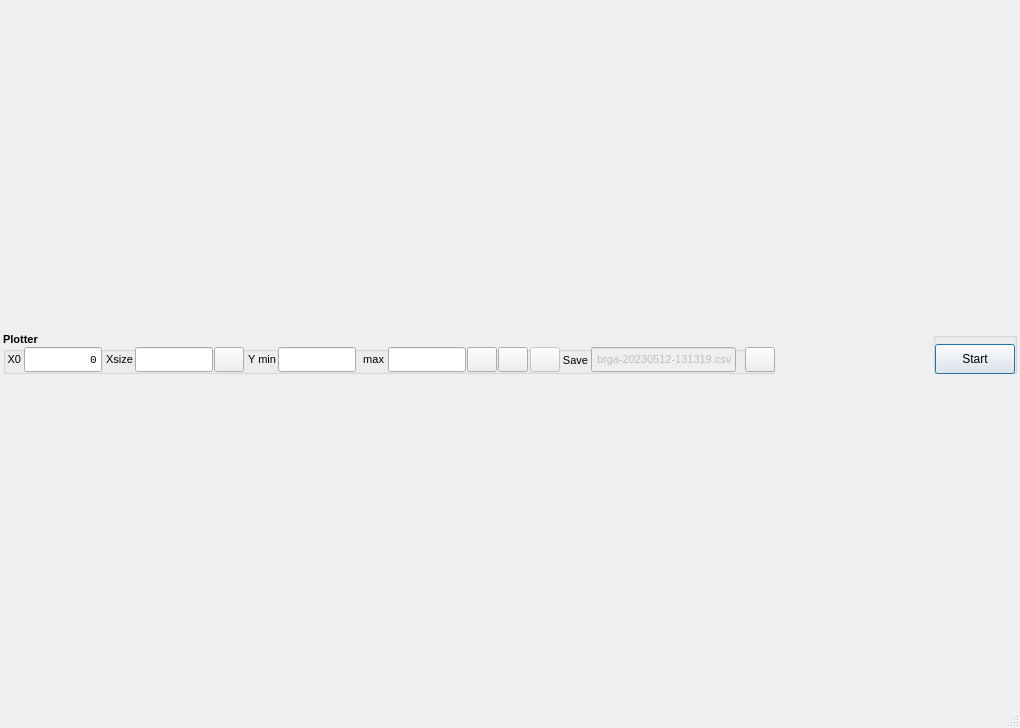
<?xml version="1.0" encoding="UTF-8"?>
<ui version="4.0">
 <author>Wocson</author>
 <class>MainWindow</class>
 <widget class="QMainWindow" name="MainWindow">
  <property name="geometry">
   <rect>
    <x>0</x>
    <y>0</y>
    <width>1020</width>
    <height>728</height>
   </rect>
  </property>
  <property name="sizePolicy">
   <sizepolicy hsizetype="Expanding" vsizetype="Expanding">
    <horstretch>100</horstretch>
    <verstretch>100</verstretch>
   </sizepolicy>
  </property>
  <property name="minimumSize">
   <size>
    <width>1020</width>
    <height>700</height>
   </size>
  </property>
  <property name="font">
   <font>
    <pointsize>8</pointsize>
   </font>
  </property>
  <property name="windowTitle">
   <string>BRGA</string>
  </property>
  <property name="windowIcon">
   <iconset resource="icons.qrc">
    <normaloff>:/images/logo.png</normaloff>:/images/logo.png</iconset>
  </property>
  <property name="toolButtonStyle">
   <enum>Qt::ToolButtonTextBesideIcon</enum>
  </property>
  <property name="tabShape">
   <enum>QTabWidget::Triangular</enum>
  </property>
  <property name="unifiedTitleAndToolBarOnMac">
   <bool>true</bool>
  </property>
  <widget class="QWidget" name="centralWidget">
   <property name="sizePolicy">
    <sizepolicy hsizetype="Expanding" vsizetype="Expanding">
     <horstretch>100</horstretch>
     <verstretch>100</verstretch>
    </sizepolicy>
   </property>
   <property name="maximumSize">
    <size>
     <width>16777215</width>
     <height>16777215</height>
    </size>
   </property>
   <property name="sizeIncrement">
    <size>
     <width>1</width>
     <height>1</height>
    </size>
   </property>
   <layout class="QGridLayout" name="gridLayout" rowstretch="0,1">
    <property name="sizeConstraint">
     <enum>QLayout::SetMinimumSize</enum>
    </property>
    <property name="leftMargin">
     <number>3</number>
    </property>
    <property name="topMargin">
     <number>3</number>
    </property>
    <property name="rightMargin">
     <number>3</number>
    </property>
    <property name="bottomMargin">
     <number>3</number>
    </property>
    <property name="spacing">
     <number>3</number>
    </property>
    <item row="1" column="0" colspan="4">
     <layout class="QGridLayout" name="layoutGridPlot">
      <property name="sizeConstraint">
       <enum>QLayout::SetDefaultConstraint</enum>
      </property>
      <property name="spacing">
       <number>0</number>
      </property>
     </layout>
    </item>
    <item row="0" column="0" colspan="4">
     <layout class="QHBoxLayout" name="horizontalLayout">
      <property name="spacing">
       <number>3</number>
      </property>
      <property name="sizeConstraint">
       <enum>QLayout::SetMaximumSize</enum>
      </property>
      <item>
       <widget class="QGroupBox" name="groupBox_3">
        <property name="sizePolicy">
         <sizepolicy hsizetype="Fixed" vsizetype="Fixed">
          <horstretch>0</horstretch>
          <verstretch>0</verstretch>
         </sizepolicy>
        </property>
        <property name="minimumSize">
         <size>
          <width>772</width>
          <height>42</height>
         </size>
        </property>
        <property name="maximumSize">
         <size>
          <width>772</width>
          <height>42</height>
         </size>
        </property>
        <property name="font">
         <font>
          <pointsize>8</pointsize>
          <bold>true</bold>
         </font>
        </property>
        <property name="styleSheet">
         <string notr="true">border-top-color: qlineargradient(spread:pad, x1:0, y1:0, x2:1, y2:0, stop:0 rgba(0, 0, 0, 255), stop:1 rgba(255, 255, 255, 255));</string>
        </property>
        <property name="title">
         <string>Plotter</string>
        </property>
        <property name="flat">
         <bool>true</bool>
        </property>
        <widget class="QLabel" name="labelSaveTo">
         <property name="geometry">
          <rect>
           <x>559</x>
           <y>18</y>
           <width>26</width>
           <height>21</height>
          </rect>
         </property>
         <property name="sizePolicy">
          <sizepolicy hsizetype="Fixed" vsizetype="Fixed">
           <horstretch>0</horstretch>
           <verstretch>0</verstretch>
          </sizepolicy>
         </property>
         <property name="minimumSize">
          <size>
           <width>26</width>
           <height>21</height>
          </size>
         </property>
         <property name="maximumSize">
          <size>
           <width>26</width>
           <height>21</height>
          </size>
         </property>
         <property name="font">
          <font>
           <pointsize>8</pointsize>
           <bold>false</bold>
          </font>
         </property>
         <property name="text">
          <string>Save</string>
         </property>
         <property name="alignment">
          <set>Qt::AlignRight|Qt::AlignTrailing|Qt::AlignVCenter</set>
         </property>
        </widget>
        <widget class="QLineEdit" name="lineEditFileDataSave">
         <property name="enabled">
          <bool>false</bool>
         </property>
         <property name="geometry">
          <rect>
           <x>588</x>
           <y>15</y>
           <width>145</width>
           <height>25</height>
          </rect>
         </property>
         <property name="minimumSize">
          <size>
           <width>145</width>
           <height>25</height>
          </size>
         </property>
         <property name="maximumSize">
          <size>
           <width>145</width>
           <height>25</height>
          </size>
         </property>
         <property name="font">
          <font>
           <pointsize>8</pointsize>
           <bold>false</bold>
          </font>
         </property>
         <property name="toolTip">
          <string>Data save file</string>
         </property>
         <property name="statusTip">
          <string>Data save to file</string>
         </property>
         <property name="text">
          <string>brga-20230512-131319.csv</string>
         </property>
         <property name="alignment">
          <set>Qt::AlignRight|Qt::AlignTrailing|Qt::AlignVCenter</set>
         </property>
        </widget>
        <widget class="QPushButton" name="pushBClean">
         <property name="enabled">
          <bool>false</bool>
         </property>
         <property name="geometry">
          <rect>
           <x>527</x>
           <y>15</y>
           <width>30</width>
           <height>25</height>
          </rect>
         </property>
         <property name="sizePolicy">
          <sizepolicy hsizetype="Fixed" vsizetype="Fixed">
           <horstretch>0</horstretch>
           <verstretch>0</verstretch>
          </sizepolicy>
         </property>
         <property name="minimumSize">
          <size>
           <width>30</width>
           <height>25</height>
          </size>
         </property>
         <property name="maximumSize">
          <size>
           <width>30</width>
           <height>25</height>
          </size>
         </property>
         <property name="font">
          <font>
           <pointsize>8</pointsize>
          </font>
         </property>
         <property name="toolTip">
          <string>Clean Plotter</string>
         </property>
         <property name="statusTip">
          <string>Clean Plotter</string>
         </property>
         <property name="text">
          <string/>
         </property>
         <property name="icon">
          <iconset resource="btns.qrc">
           <normaloff>:/images/btnCL.png</normaloff>:/images/btnCL.png</iconset>
         </property>
        </widget>
        <widget class="QLabel" name="labelYscale">
         <property name="geometry">
          <rect>
           <x>245</x>
           <y>17</y>
           <width>28</width>
           <height>21</height>
          </rect>
         </property>
         <property name="minimumSize">
          <size>
           <width>28</width>
           <height>21</height>
          </size>
         </property>
         <property name="maximumSize">
          <size>
           <width>28</width>
           <height>21</height>
          </size>
         </property>
         <property name="font">
          <font>
           <pointsize>8</pointsize>
           <bold>false</bold>
          </font>
         </property>
         <property name="text">
          <string>Y min</string>
         </property>
         <property name="alignment">
          <set>Qt::AlignRight|Qt::AlignTrailing|Qt::AlignVCenter</set>
         </property>
        </widget>
        <widget class="QPushButton" name="pushBScaleX">
         <property name="geometry">
          <rect>
           <x>211</x>
           <y>15</y>
           <width>30</width>
           <height>25</height>
          </rect>
         </property>
         <property name="sizePolicy">
          <sizepolicy hsizetype="Fixed" vsizetype="Fixed">
           <horstretch>0</horstretch>
           <verstretch>0</verstretch>
          </sizepolicy>
         </property>
         <property name="minimumSize">
          <size>
           <width>30</width>
           <height>25</height>
          </size>
         </property>
         <property name="maximumSize">
          <size>
           <width>30</width>
           <height>25</height>
          </size>
         </property>
         <property name="font">
          <font>
           <pointsize>20</pointsize>
          </font>
         </property>
         <property name="toolTip">
          <string>Scale axis X</string>
         </property>
         <property name="statusTip">
          <string>Scale axis X</string>
         </property>
         <property name="layoutDirection">
          <enum>Qt::LeftToRight</enum>
         </property>
         <property name="text">
          <string/>
         </property>
         <property name="icon">
          <iconset resource="btns.qrc">
           <normaloff>:/images/btnSX.png</normaloff>:/images/btnSX.png</iconset>
         </property>
         <property name="checkable">
          <bool>false</bool>
         </property>
         <property name="flat">
          <bool>false</bool>
         </property>
        </widget>
        <widget class="QPushButton" name="pushBScale0">
         <property name="geometry">
          <rect>
           <x>495</x>
           <y>15</y>
           <width>30</width>
           <height>25</height>
          </rect>
         </property>
         <property name="sizePolicy">
          <sizepolicy hsizetype="Fixed" vsizetype="Fixed">
           <horstretch>0</horstretch>
           <verstretch>0</verstretch>
          </sizepolicy>
         </property>
         <property name="minimumSize">
          <size>
           <width>30</width>
           <height>25</height>
          </size>
         </property>
         <property name="maximumSize">
          <size>
           <width>30</width>
           <height>25</height>
          </size>
         </property>
         <property name="font">
          <font>
           <pointsize>8</pointsize>
          </font>
         </property>
         <property name="toolTip">
          <string>Set defaults value for plot</string>
         </property>
         <property name="statusTip">
          <string>Set defaults value for plot</string>
         </property>
         <property name="layoutDirection">
          <enum>Qt::LeftToRight</enum>
         </property>
         <property name="text">
          <string/>
         </property>
         <property name="icon">
          <iconset resource="btns.qrc">
           <normaloff>:/images/btnS0.png</normaloff>:/images/btnS0.png</iconset>
         </property>
         <property name="checkable">
          <bool>false</bool>
         </property>
         <property name="flat">
          <bool>false</bool>
         </property>
        </widget>
        <widget class="QLabel" name="labelX0">
         <property name="geometry">
          <rect>
           <x>0</x>
           <y>17</y>
           <width>18</width>
           <height>21</height>
          </rect>
         </property>
         <property name="minimumSize">
          <size>
           <width>18</width>
           <height>21</height>
          </size>
         </property>
         <property name="maximumSize">
          <size>
           <width>18</width>
           <height>21</height>
          </size>
         </property>
         <property name="font">
          <font>
           <pointsize>8</pointsize>
           <bold>false</bold>
          </font>
         </property>
         <property name="text">
          <string>X0</string>
         </property>
         <property name="alignment">
          <set>Qt::AlignRight|Qt::AlignTrailing|Qt::AlignVCenter</set>
         </property>
        </widget>
        <widget class="QLineEdit" name="lineEditAxX0">
         <property name="enabled">
          <bool>true</bool>
         </property>
         <property name="geometry">
          <rect>
           <x>21</x>
           <y>15</y>
           <width>78</width>
           <height>25</height>
          </rect>
         </property>
         <property name="sizePolicy">
          <sizepolicy hsizetype="Fixed" vsizetype="Fixed">
           <horstretch>0</horstretch>
           <verstretch>0</verstretch>
          </sizepolicy>
         </property>
         <property name="minimumSize">
          <size>
           <width>78</width>
           <height>25</height>
          </size>
         </property>
         <property name="maximumSize">
          <size>
           <width>78</width>
           <height>25</height>
          </size>
         </property>
         <property name="font">
          <font>
           <family>Liberation Mono</family>
           <pointsize>8</pointsize>
           <bold>false</bold>
          </font>
         </property>
         <property name="toolTip">
          <string>min value axis Y</string>
         </property>
         <property name="statusTip">
          <string>min value axis Y</string>
         </property>
         <property name="text">
          <string>0</string>
         </property>
         <property name="maxLength">
          <number>65500</number>
         </property>
         <property name="alignment">
          <set>Qt::AlignRight|Qt::AlignTrailing|Qt::AlignVCenter</set>
         </property>
         <property name="readOnly">
          <bool>false</bool>
         </property>
        </widget>
        <widget class="QLabel" name="labelMax">
         <property name="geometry">
          <rect>
           <x>355</x>
           <y>17</y>
           <width>26</width>
           <height>21</height>
          </rect>
         </property>
         <property name="minimumSize">
          <size>
           <width>26</width>
           <height>21</height>
          </size>
         </property>
         <property name="maximumSize">
          <size>
           <width>26</width>
           <height>64</height>
          </size>
         </property>
         <property name="font">
          <font>
           <pointsize>8</pointsize>
          </font>
         </property>
         <property name="frameShape">
          <enum>QFrame::NoFrame</enum>
         </property>
         <property name="text">
          <string>max</string>
         </property>
         <property name="alignment">
          <set>Qt::AlignRight|Qt::AlignTrailing|Qt::AlignVCenter</set>
         </property>
        </widget>
        <widget class="QPushButton" name="pushBScaleY">
         <property name="geometry">
          <rect>
           <x>464</x>
           <y>15</y>
           <width>30</width>
           <height>25</height>
          </rect>
         </property>
         <property name="sizePolicy">
          <sizepolicy hsizetype="Fixed" vsizetype="Fixed">
           <horstretch>0</horstretch>
           <verstretch>0</verstretch>
          </sizepolicy>
         </property>
         <property name="minimumSize">
          <size>
           <width>30</width>
           <height>25</height>
          </size>
         </property>
         <property name="maximumSize">
          <size>
           <width>30</width>
           <height>25</height>
          </size>
         </property>
         <property name="font">
          <font>
           <pointsize>8</pointsize>
          </font>
         </property>
         <property name="toolTip">
          <string>Scale axis Y</string>
         </property>
         <property name="statusTip">
          <string>Scale axis Y</string>
         </property>
         <property name="layoutDirection">
          <enum>Qt::LeftToRight</enum>
         </property>
         <property name="text">
          <string/>
         </property>
         <property name="icon">
          <iconset resource="btns.qrc">
           <normaloff>:/images/btnSY.png</normaloff>:/images/btnSY.png</iconset>
         </property>
         <property name="checkable">
          <bool>false</bool>
         </property>
         <property name="flat">
          <bool>false</bool>
         </property>
        </widget>
        <widget class="QLabel" name="labelXsize">
         <property name="geometry">
          <rect>
           <x>102</x>
           <y>17</y>
           <width>28</width>
           <height>21</height>
          </rect>
         </property>
         <property name="minimumSize">
          <size>
           <width>28</width>
           <height>21</height>
          </size>
         </property>
         <property name="maximumSize">
          <size>
           <width>28</width>
           <height>21</height>
          </size>
         </property>
         <property name="font">
          <font>
           <pointsize>8</pointsize>
          </font>
         </property>
         <property name="text">
          <string>Xsize</string>
         </property>
         <property name="alignment">
          <set>Qt::AlignRight|Qt::AlignTrailing|Qt::AlignVCenter</set>
         </property>
        </widget>
        <widget class="QLineEdit" name="lineEditAxYmin">
         <property name="enabled">
          <bool>true</bool>
         </property>
         <property name="geometry">
          <rect>
           <x>275</x>
           <y>15</y>
           <width>78</width>
           <height>25</height>
          </rect>
         </property>
         <property name="sizePolicy">
          <sizepolicy hsizetype="Fixed" vsizetype="Fixed">
           <horstretch>0</horstretch>
           <verstretch>0</verstretch>
          </sizepolicy>
         </property>
         <property name="minimumSize">
          <size>
           <width>78</width>
           <height>25</height>
          </size>
         </property>
         <property name="maximumSize">
          <size>
           <width>78</width>
           <height>25</height>
          </size>
         </property>
         <property name="font">
          <font>
           <family>Liberation Mono</family>
           <pointsize>8</pointsize>
          </font>
         </property>
         <property name="toolTip">
          <string>min value axis Y</string>
         </property>
         <property name="statusTip">
          <string>min value axis Y</string>
         </property>
         <property name="alignment">
          <set>Qt::AlignRight|Qt::AlignTrailing|Qt::AlignVCenter</set>
         </property>
        </widget>
        <widget class="QLineEdit" name="lineEditAxXsize">
         <property name="enabled">
          <bool>true</bool>
         </property>
         <property name="geometry">
          <rect>
           <x>132</x>
           <y>15</y>
           <width>78</width>
           <height>25</height>
          </rect>
         </property>
         <property name="sizePolicy">
          <sizepolicy hsizetype="Fixed" vsizetype="Fixed">
           <horstretch>0</horstretch>
           <verstretch>0</verstretch>
          </sizepolicy>
         </property>
         <property name="minimumSize">
          <size>
           <width>78</width>
           <height>25</height>
          </size>
         </property>
         <property name="maximumSize">
          <size>
           <width>78</width>
           <height>25</height>
          </size>
         </property>
         <property name="font">
          <font>
           <family>Liberation Mono</family>
           <pointsize>8</pointsize>
           <bold>false</bold>
          </font>
         </property>
         <property name="toolTip">
          <string>min value axis Y</string>
         </property>
         <property name="statusTip">
          <string>min value axis Y</string>
         </property>
         <property name="maxLength">
          <number>65500</number>
         </property>
         <property name="alignment">
          <set>Qt::AlignRight|Qt::AlignTrailing|Qt::AlignVCenter</set>
         </property>
        </widget>
        <widget class="QLineEdit" name="lineEditAxYmax">
         <property name="enabled">
          <bool>true</bool>
         </property>
         <property name="geometry">
          <rect>
           <x>385</x>
           <y>15</y>
           <width>78</width>
           <height>25</height>
          </rect>
         </property>
         <property name="sizePolicy">
          <sizepolicy hsizetype="Fixed" vsizetype="Fixed">
           <horstretch>0</horstretch>
           <verstretch>0</verstretch>
          </sizepolicy>
         </property>
         <property name="minimumSize">
          <size>
           <width>78</width>
           <height>25</height>
          </size>
         </property>
         <property name="maximumSize">
          <size>
           <width>78</width>
           <height>25</height>
          </size>
         </property>
         <property name="font">
          <font>
           <family>Liberation Mono</family>
           <pointsize>8</pointsize>
           <bold>false</bold>
          </font>
         </property>
         <property name="toolTip">
          <string>max value axis Y</string>
         </property>
         <property name="statusTip">
          <string>max value axis Y</string>
         </property>
         <property name="alignment">
          <set>Qt::AlignRight|Qt::AlignTrailing|Qt::AlignVCenter</set>
         </property>
        </widget>
        <widget class="QPushButton" name="pushBOptions">
         <property name="geometry">
          <rect>
           <x>742</x>
           <y>15</y>
           <width>30</width>
           <height>25</height>
          </rect>
         </property>
         <property name="minimumSize">
          <size>
           <width>28</width>
           <height>25</height>
          </size>
         </property>
         <property name="maximumSize">
          <size>
           <width>30</width>
           <height>25</height>
          </size>
         </property>
         <property name="font">
          <font>
           <pointsize>8</pointsize>
           <bold>false</bold>
          </font>
         </property>
         <property name="toolTip">
          <string>Options</string>
         </property>
         <property name="statusTip">
          <string>Options</string>
         </property>
         <property name="whatsThis">
          <string>Options</string>
         </property>
         <property name="text">
          <string/>
         </property>
         <property name="icon">
          <iconset resource="btns.qrc">
           <normaloff>:/images/btnOpt.png</normaloff>:/images/btnOpt.png</iconset>
         </property>
         <property name="iconSize">
          <size>
           <width>20</width>
           <height>20</height>
          </size>
         </property>
        </widget>
       </widget>
      </item>
      <item>
       <spacer name="horizontalSpacer_2">
        <property name="orientation">
         <enum>Qt::Horizontal</enum>
        </property>
        <property name="sizeType">
         <enum>QSizePolicy::Expanding</enum>
        </property>
        <property name="sizeHint" stdset="0">
         <size>
          <width>111</width>
          <height>1</height>
         </size>
        </property>
       </spacer>
      </item>
      <item>
       <widget class="QGroupBox" name="groupBox_2">
        <property name="sizePolicy">
         <sizepolicy hsizetype="Fixed" vsizetype="Fixed">
          <horstretch>0</horstretch>
          <verstretch>0</verstretch>
         </sizepolicy>
        </property>
        <property name="minimumSize">
         <size>
          <width>84</width>
          <height>42</height>
         </size>
        </property>
        <property name="maximumSize">
         <size>
          <width>84</width>
          <height>42</height>
         </size>
        </property>
        <property name="font">
         <font>
          <pointsize>8</pointsize>
          <bold>true</bold>
         </font>
        </property>
        <property name="title">
         <string/>
        </property>
        <property name="flat">
         <bool>true</bool>
        </property>
        <widget class="QPushButton" name="btnStart">
         <property name="geometry">
          <rect>
           <x>2</x>
           <y>12</y>
           <width>80</width>
           <height>30</height>
          </rect>
         </property>
         <property name="sizePolicy">
          <sizepolicy hsizetype="Fixed" vsizetype="Fixed">
           <horstretch>0</horstretch>
           <verstretch>0</verstretch>
          </sizepolicy>
         </property>
         <property name="minimumSize">
          <size>
           <width>80</width>
           <height>30</height>
          </size>
         </property>
         <property name="maximumSize">
          <size>
           <width>80</width>
           <height>30</height>
          </size>
         </property>
         <property name="palette">
          <palette>
           <active>
            <colorrole role="WindowText">
             <brush brushstyle="SolidPattern">
              <color alpha="255">
               <red>0</red>
               <green>0</green>
               <blue>0</blue>
              </color>
             </brush>
            </colorrole>
            <colorrole role="Button">
             <brush brushstyle="SolidPattern">
              <color alpha="255">
               <red>173</red>
               <green>213</green>
               <blue>217</blue>
              </color>
             </brush>
            </colorrole>
            <colorrole role="Light">
             <brush brushstyle="SolidPattern">
              <color alpha="255">
               <red>255</red>
               <green>255</green>
               <blue>255</blue>
              </color>
             </brush>
            </colorrole>
            <colorrole role="Midlight">
             <brush brushstyle="SolidPattern">
              <color alpha="255">
               <red>214</red>
               <green>234</green>
               <blue>236</blue>
              </color>
             </brush>
            </colorrole>
            <colorrole role="Dark">
             <brush brushstyle="SolidPattern">
              <color alpha="255">
               <red>86</red>
               <green>106</green>
               <blue>108</blue>
              </color>
             </brush>
            </colorrole>
            <colorrole role="Mid">
             <brush brushstyle="SolidPattern">
              <color alpha="255">
               <red>115</red>
               <green>142</green>
               <blue>145</blue>
              </color>
             </brush>
            </colorrole>
            <colorrole role="Text">
             <brush brushstyle="SolidPattern">
              <color alpha="255">
               <red>0</red>
               <green>0</green>
               <blue>0</blue>
              </color>
             </brush>
            </colorrole>
            <colorrole role="BrightText">
             <brush brushstyle="SolidPattern">
              <color alpha="255">
               <red>255</red>
               <green>255</green>
               <blue>255</blue>
              </color>
             </brush>
            </colorrole>
            <colorrole role="ButtonText">
             <brush brushstyle="SolidPattern">
              <color alpha="255">
               <red>0</red>
               <green>0</green>
               <blue>0</blue>
              </color>
             </brush>
            </colorrole>
            <colorrole role="Base">
             <brush brushstyle="SolidPattern">
              <color alpha="255">
               <red>255</red>
               <green>255</green>
               <blue>255</blue>
              </color>
             </brush>
            </colorrole>
            <colorrole role="Window">
             <brush brushstyle="SolidPattern">
              <color alpha="255">
               <red>173</red>
               <green>213</green>
               <blue>217</blue>
              </color>
             </brush>
            </colorrole>
            <colorrole role="Shadow">
             <brush brushstyle="SolidPattern">
              <color alpha="255">
               <red>0</red>
               <green>0</green>
               <blue>0</blue>
              </color>
             </brush>
            </colorrole>
            <colorrole role="AlternateBase">
             <brush brushstyle="SolidPattern">
              <color alpha="255">
               <red>214</red>
               <green>234</green>
               <blue>236</blue>
              </color>
             </brush>
            </colorrole>
            <colorrole role="ToolTipBase">
             <brush brushstyle="SolidPattern">
              <color alpha="255">
               <red>255</red>
               <green>255</green>
               <blue>220</blue>
              </color>
             </brush>
            </colorrole>
            <colorrole role="ToolTipText">
             <brush brushstyle="SolidPattern">
              <color alpha="255">
               <red>0</red>
               <green>0</green>
               <blue>0</blue>
              </color>
             </brush>
            </colorrole>
            <colorrole role="PlaceholderText">
             <brush brushstyle="SolidPattern">
              <color alpha="127">
               <red>0</red>
               <green>0</green>
               <blue>0</blue>
              </color>
             </brush>
            </colorrole>
           </active>
           <inactive>
            <colorrole role="WindowText">
             <brush brushstyle="SolidPattern">
              <color alpha="255">
               <red>0</red>
               <green>0</green>
               <blue>0</blue>
              </color>
             </brush>
            </colorrole>
            <colorrole role="Button">
             <brush brushstyle="SolidPattern">
              <color alpha="255">
               <red>240</red>
               <green>240</green>
               <blue>240</blue>
              </color>
             </brush>
            </colorrole>
            <colorrole role="Light">
             <brush brushstyle="SolidPattern">
              <color alpha="255">
               <red>255</red>
               <green>255</green>
               <blue>255</blue>
              </color>
             </brush>
            </colorrole>
            <colorrole role="Midlight">
             <brush brushstyle="SolidPattern">
              <color alpha="255">
               <red>227</red>
               <green>227</green>
               <blue>227</blue>
              </color>
             </brush>
            </colorrole>
            <colorrole role="Dark">
             <brush brushstyle="SolidPattern">
              <color alpha="255">
               <red>160</red>
               <green>160</green>
               <blue>160</blue>
              </color>
             </brush>
            </colorrole>
            <colorrole role="Mid">
             <brush brushstyle="SolidPattern">
              <color alpha="255">
               <red>160</red>
               <green>160</green>
               <blue>160</blue>
              </color>
             </brush>
            </colorrole>
            <colorrole role="Text">
             <brush brushstyle="SolidPattern">
              <color alpha="255">
               <red>0</red>
               <green>0</green>
               <blue>0</blue>
              </color>
             </brush>
            </colorrole>
            <colorrole role="BrightText">
             <brush brushstyle="SolidPattern">
              <color alpha="255">
               <red>255</red>
               <green>255</green>
               <blue>255</blue>
              </color>
             </brush>
            </colorrole>
            <colorrole role="ButtonText">
             <brush brushstyle="SolidPattern">
              <color alpha="255">
               <red>0</red>
               <green>0</green>
               <blue>0</blue>
              </color>
             </brush>
            </colorrole>
            <colorrole role="Base">
             <brush brushstyle="SolidPattern">
              <color alpha="255">
               <red>255</red>
               <green>255</green>
               <blue>255</blue>
              </color>
             </brush>
            </colorrole>
            <colorrole role="Window">
             <brush brushstyle="SolidPattern">
              <color alpha="255">
               <red>240</red>
               <green>240</green>
               <blue>240</blue>
              </color>
             </brush>
            </colorrole>
            <colorrole role="Shadow">
             <brush brushstyle="SolidPattern">
              <color alpha="255">
               <red>105</red>
               <green>105</green>
               <blue>105</blue>
              </color>
             </brush>
            </colorrole>
            <colorrole role="AlternateBase">
             <brush brushstyle="SolidPattern">
              <color alpha="255">
               <red>245</red>
               <green>245</green>
               <blue>245</blue>
              </color>
             </brush>
            </colorrole>
            <colorrole role="ToolTipBase">
             <brush brushstyle="SolidPattern">
              <color alpha="255">
               <red>255</red>
               <green>255</green>
               <blue>220</blue>
              </color>
             </brush>
            </colorrole>
            <colorrole role="ToolTipText">
             <brush brushstyle="SolidPattern">
              <color alpha="255">
               <red>0</red>
               <green>0</green>
               <blue>0</blue>
              </color>
             </brush>
            </colorrole>
            <colorrole role="PlaceholderText">
             <brush brushstyle="SolidPattern">
              <color alpha="128">
               <red>0</red>
               <green>0</green>
               <blue>0</blue>
              </color>
             </brush>
            </colorrole>
           </inactive>
           <disabled>
            <colorrole role="WindowText">
             <brush brushstyle="SolidPattern">
              <color alpha="255">
               <red>86</red>
               <green>106</green>
               <blue>108</blue>
              </color>
             </brush>
            </colorrole>
            <colorrole role="Button">
             <brush brushstyle="SolidPattern">
              <color alpha="255">
               <red>173</red>
               <green>213</green>
               <blue>217</blue>
              </color>
             </brush>
            </colorrole>
            <colorrole role="Light">
             <brush brushstyle="SolidPattern">
              <color alpha="255">
               <red>255</red>
               <green>255</green>
               <blue>255</blue>
              </color>
             </brush>
            </colorrole>
            <colorrole role="Midlight">
             <brush brushstyle="SolidPattern">
              <color alpha="255">
               <red>214</red>
               <green>234</green>
               <blue>236</blue>
              </color>
             </brush>
            </colorrole>
            <colorrole role="Dark">
             <brush brushstyle="SolidPattern">
              <color alpha="255">
               <red>86</red>
               <green>106</green>
               <blue>108</blue>
              </color>
             </brush>
            </colorrole>
            <colorrole role="Mid">
             <brush brushstyle="SolidPattern">
              <color alpha="255">
               <red>115</red>
               <green>142</green>
               <blue>145</blue>
              </color>
             </brush>
            </colorrole>
            <colorrole role="Text">
             <brush brushstyle="SolidPattern">
              <color alpha="255">
               <red>86</red>
               <green>106</green>
               <blue>108</blue>
              </color>
             </brush>
            </colorrole>
            <colorrole role="BrightText">
             <brush brushstyle="SolidPattern">
              <color alpha="255">
               <red>255</red>
               <green>255</green>
               <blue>255</blue>
              </color>
             </brush>
            </colorrole>
            <colorrole role="ButtonText">
             <brush brushstyle="SolidPattern">
              <color alpha="255">
               <red>86</red>
               <green>106</green>
               <blue>108</blue>
              </color>
             </brush>
            </colorrole>
            <colorrole role="Base">
             <brush brushstyle="SolidPattern">
              <color alpha="255">
               <red>173</red>
               <green>213</green>
               <blue>217</blue>
              </color>
             </brush>
            </colorrole>
            <colorrole role="Window">
             <brush brushstyle="SolidPattern">
              <color alpha="255">
               <red>173</red>
               <green>213</green>
               <blue>217</blue>
              </color>
             </brush>
            </colorrole>
            <colorrole role="Shadow">
             <brush brushstyle="SolidPattern">
              <color alpha="255">
               <red>0</red>
               <green>0</green>
               <blue>0</blue>
              </color>
             </brush>
            </colorrole>
            <colorrole role="AlternateBase">
             <brush brushstyle="SolidPattern">
              <color alpha="255">
               <red>245</red>
               <green>245</green>
               <blue>245</blue>
              </color>
             </brush>
            </colorrole>
            <colorrole role="ToolTipBase">
             <brush brushstyle="SolidPattern">
              <color alpha="255">
               <red>255</red>
               <green>255</green>
               <blue>220</blue>
              </color>
             </brush>
            </colorrole>
            <colorrole role="ToolTipText">
             <brush brushstyle="SolidPattern">
              <color alpha="255">
               <red>0</red>
               <green>0</green>
               <blue>0</blue>
              </color>
             </brush>
            </colorrole>
            <colorrole role="PlaceholderText">
             <brush brushstyle="SolidPattern">
              <color alpha="128">
               <red>0</red>
               <green>0</green>
               <blue>0</blue>
              </color>
             </brush>
            </colorrole>
           </disabled>
          </palette>
         </property>
         <property name="font">
          <font>
           <pointsize>9</pointsize>
           <bold>false</bold>
          </font>
         </property>
         <property name="cursor">
          <cursorShape>PointingHandCursor</cursorShape>
         </property>
         <property name="toolTip">
          <string extracomment="Press for begin">Start/Stop receveiving data</string>
         </property>
         <property name="statusTip">
          <string>Start/Stop receveiving data</string>
         </property>
         <property name="text">
          <string comment="Старт">Start</string>
         </property>
         <property name="autoDefault">
          <bool>true</bool>
         </property>
         <property name="default">
          <bool>true</bool>
         </property>
         <property name="flat">
          <bool>false</bool>
         </property>
        </widget>
       </widget>
      </item>
     </layout>
    </item>
   </layout>
  </widget>
  <widget class="QStatusBar" name="statusBar">
   <property name="sizeGripEnabled">
    <bool>true</bool>
   </property>
  </widget>
 </widget>
 <layoutdefault spacing="5" margin="5"/>
 <tabstops>
  <tabstop>lineEditAxX0</tabstop>
  <tabstop>lineEditAxXsize</tabstop>
  <tabstop>pushBScaleX</tabstop>
  <tabstop>lineEditAxYmin</tabstop>
  <tabstop>lineEditAxYmax</tabstop>
  <tabstop>pushBScaleY</tabstop>
  <tabstop>pushBScale0</tabstop>
  <tabstop>pushBClean</tabstop>
  <tabstop>lineEditFileDataSave</tabstop>
  <tabstop>pushBOptions</tabstop>
  <tabstop>btnStart</tabstop>
 </tabstops>
 <resources>
  <include location="btns.qrc"/>
  <include location="icons.qrc"/>
 </resources>
 <connections/>
 <designerdata>
  <property name="gridDeltaX">
   <number>5</number>
  </property>
  <property name="gridDeltaY">
   <number>5</number>
  </property>
  <property name="gridSnapX">
   <bool>true</bool>
  </property>
  <property name="gridSnapY">
   <bool>true</bool>
  </property>
  <property name="gridVisible">
   <bool>true</bool>
  </property>
 </designerdata>
</ui>
